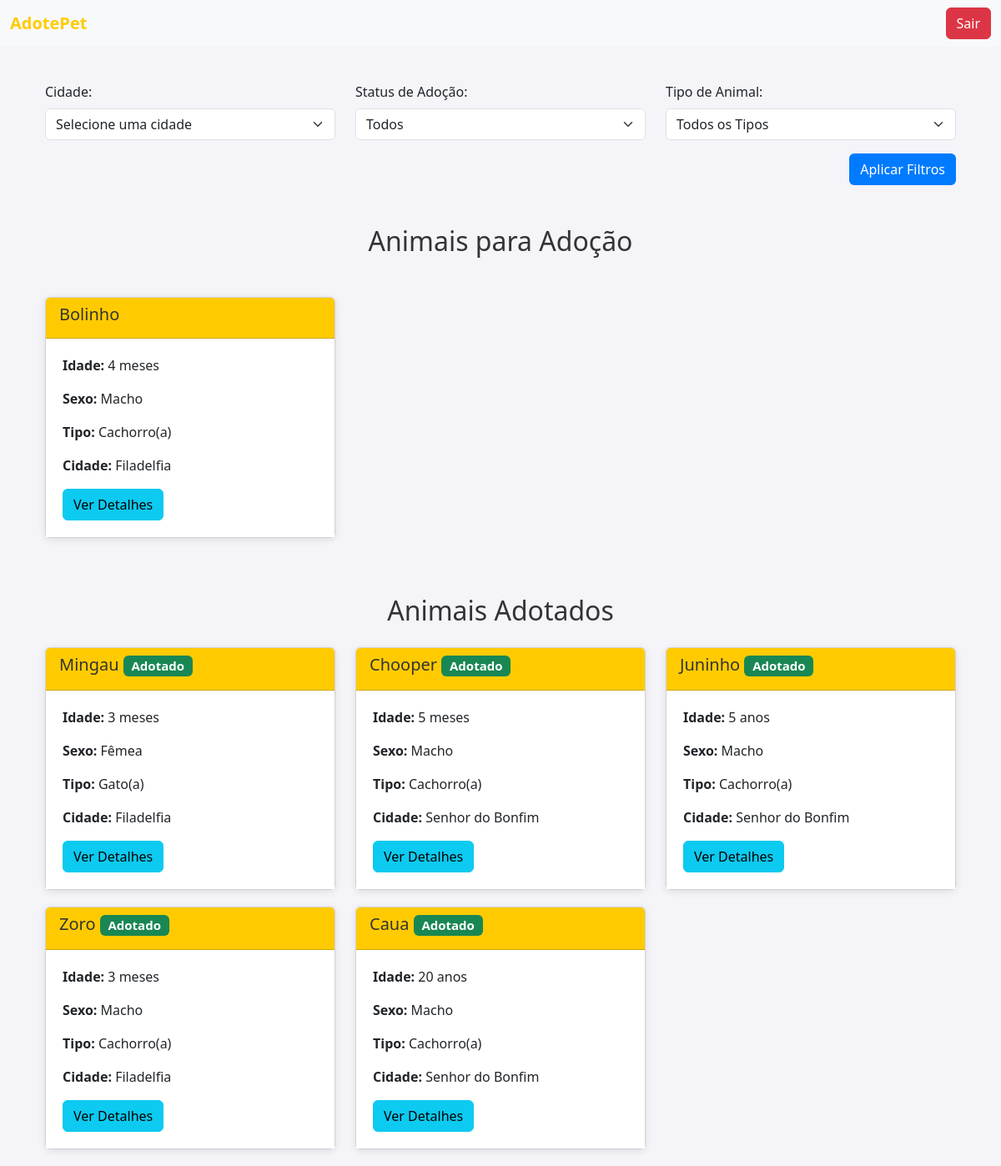
The page /lista-animais/ (signed in) on the database as committed earlier.
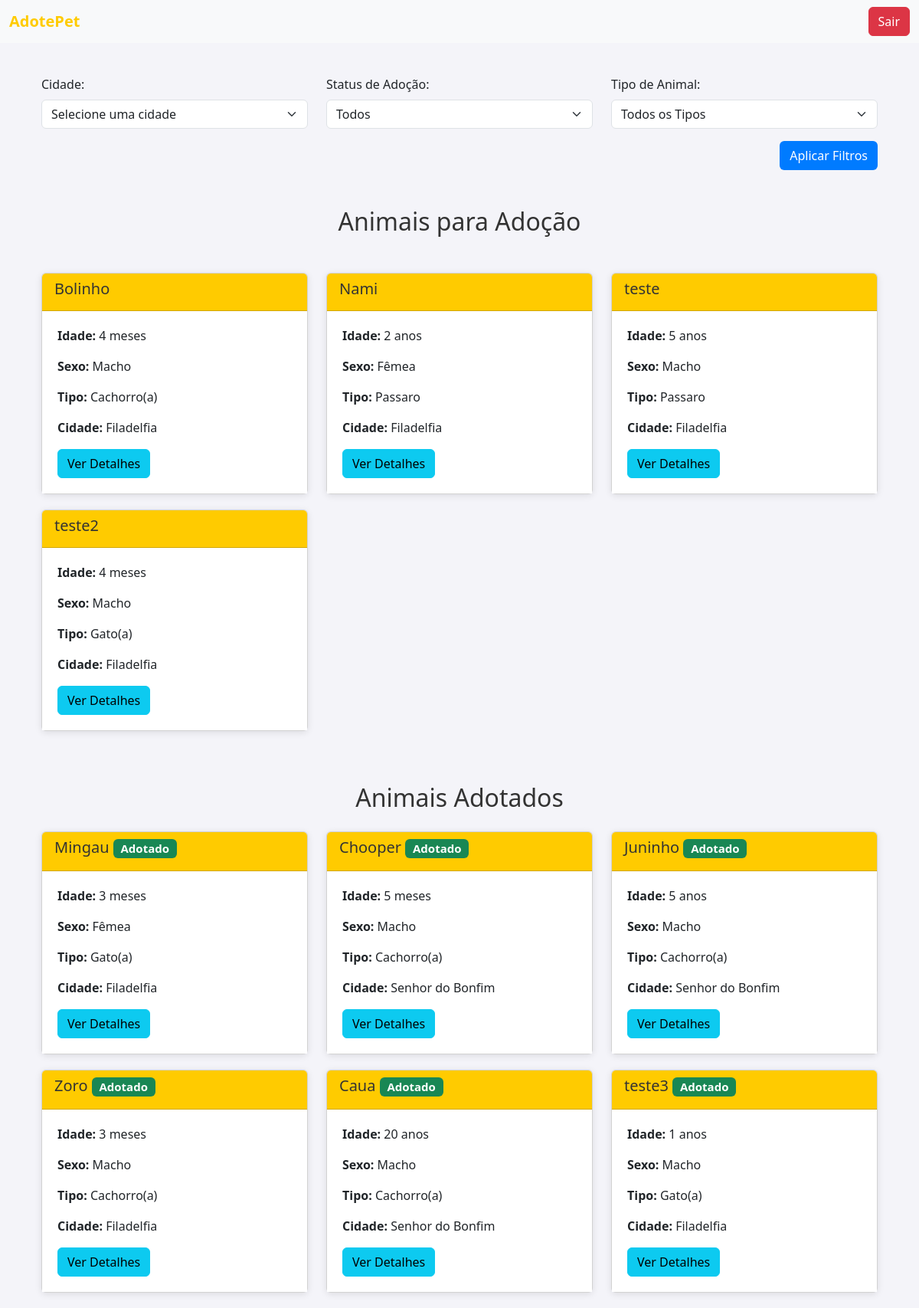
The same page on the database as committed later.
### adote/models.py (models this page shows, shortened)
class Animal(models.Model):
    nome = models.CharField(max_length=100)
    idade_anos = models.PositiveIntegerField(
        blank=True, null=True,
        help_text="Preencha apenas se a idade estiver em anos."
    )
    idade_meses = models.PositiveIntegerField(
        blank=True, null=True,
        help_text="Preencha apenas se a idade estiver em meses."
    )
    sexo = models.CharField(max_length=1, choices=SEXO_CHOICES, default='M')
    tipo = models.ForeignKey(TipoAnimal, on_delete=models.CASCADE, related_name="animais")
    descricao = models.TextField(blank=True)
    local = models.ForeignKey(Local, on_delete=models.CASCADE, related_name="animais")
    adotado = models.BooleanField(default=False)
    adotante = models.ForeignKey(
        settings.AUTH_USER_MODEL, null=True, blank=True,
        on_delete=models.SET_NULL, related_name='animais_adotados'
    )
    doador = models.ForeignKey(
        settings.AUTH_USER_MODEL, null=True, blank=True,
        on_delete=models.SET_NULL, related_name='animais_doados'
    )
    foto = models.ImageField(upload_to='fotos_animais/', blank=True, null=True)
    @property
    def idade_formatada(self):
        if self.idade_anos:
            return f"{self.idade_anos} anos"
        elif self.idade_meses:
            return f"{self.idade_meses} meses"
        return "Idade não especificada"
    class Meta:
        verbose_name = "Animal"
        verbose_name_plural = "Animais"

class TipoAnimal(models.Model):
    nome = models.CharField(max_length=50, unique=True)
    descricao = models.TextField(blank=True)
    class Meta:
        verbose_name = "Tipo de Animal"
        verbose_name_plural = "Tipos de Animais"

class Local(models.Model):
    cidade = models.CharField(max_length=100)
    estado = models.CharField(max_length=50)
    class Meta:
        verbose_name = "Local"
        verbose_name_plural = "Locais"

### adote/views.py (the view)
# urls.py: path('lista-animais/', views.lista_animais, name='lista_animais'),
@login_required
def lista_animais(request):
    animais = Animal.objects.all()
    locais = Local.objects.all()
    tipos = TipoAnimal.objects.all()
    cidade = request.GET.get('cidade')
    if cidade:
        animais = animais.filter(local__cidade=cidade)
    adotado = request.GET.get('adotado')
    if adotado == 'adotados':
        animais = animais.filter(adotado=True)
    elif adotado == 'nao_adotados':
        animais = animais.filter(adotado=False)
    tipo_animal = request.GET.get('tipo')
    if tipo_animal:
        animais = animais.filter(tipo__nome=tipo_animal)
    context = {
        'animais': animais,
        'locais': locais,
        'tipos': tipos,
    }
    return render(request, 'lista_animais.html', context)

### adote/models.py (called while the page is built)
    def is_doador(self):
        return self.tipo_usuario == 'doador'

### adote/templates/lista_animais.html (shortened to what this page needs)
{% extends 'base.html' %}
{% block content %}
    <div class="container mt-5">
        <form method="get" action="" class="filter-form mb-5">
            <div class="row">
                <div class="form-group col-md-4">
                    <label for="cidade" class="form-label">Cidade:</label>
                    <select name="cidade" id="cidade" class="form-select">
                        <option value="">Selecione uma cidade</option>
                    </select>
                </div>
                <div class="form-group col-md-4">
                    <label for="adotado" class="form-label">Status de Adoção:</label>
                    <select name="adotado" id="adotado" class="form-select">
                        <option value="">Todos</option>
                    </select>
                </div>
                <div class="form-group col-md-4">
                    <label for="tipo" class="form-label">Tipo de Animal:</label>
                    <select name="tipo" id="tipo" class="form-select">
                        <option value="">Todos os Tipos</option>
                    </select>
                </div>
            </div>
            <div class="d-flex justify-content-end align-items-center mt-3">
                <button type="submit" class="btn btn-custom">Aplicar Filtros</button>
            </div>
        </form>
        {% if request.GET.adotado != 'adotados' %}
            <h2 class="text-center mb-5">Animais para Adoção</h2>
            <div class="row">
                {% for animal in animais %}
                    {% if not animal.adotado %}
                        <div class="col-md-4">
                            <div class="card">
                                <div class="card-header">
                                    <h5 class="card-title">{{ animal.nome }}</h5>
                                </div>
                                <div class="card-body">
                                    <p><strong>Idade:</strong> {{ animal.idade_formatada }}</p>
                                    <p><strong>Sexo:</strong> {{ animal.get_sexo_display }}</p>
                                    <p><strong>Tipo:</strong> {{ animal.tipo.nome }}</p>
                                    <p><strong>Cidade:</strong> {{ animal.local.cidade }}</p>
                                    <a href="{% url 'detalhes_animal' animal.id %}" class="btn btn-info">Ver Detalhes</a>
                                </div>
                            </div>
                        </div>
                    {% endif %}
                {% empty %}
                    <div class="col-12">
                        <div class="alert alert-warning" role="alert">
                            Nenhum animal disponível para adoção.
                        </div>
                    </div>
                {% endfor %}
            </div>
        {% endif %}
        {% if request.GET.adotado != 'nao_adotados' %}
            <div class="row mt-5">
                <h2 class="text-center mb-4">Animais Adotados</h2>
                {% for animal in animais %}
                    {% if animal.adotado %}
                        <div class="col-md-4">
                            <div class="card">
                                <div class="card-header">
                                    <h5 class="card-title">{{ animal.nome }} <span class="badge bg-success">Adotado</span></h5>
                                </div>
                                <div class="card-body">
                                    <p><strong>Idade:</strong> {{ animal.idade_formatada }}</p>
                                    <p><strong>Sexo:</strong> {{ animal.get_sexo_display }}</p>
                                    <p><strong>Tipo:</strong> {{ animal.tipo.nome }}</p>
                                    <p><strong>Cidade:</strong> {{ animal.local.cidade }}</p>
                                    <a href="{% url 'detalhes_animal' animal.id %}" class="btn btn-info">Ver Detalhes</a>
                                </div>
                            </div>
                        </div>
                    {% endif %}
                {% empty %}
                    <div class="col-12">
                        <div class="alert alert-warning" role="alert">
                            Nenhum animal adotado encontrado.
                        </div>
                    </div>
                {% endfor %}
            </div>
        {% endif %}
    </div>
{% endblock %}

### adote/templates/base.html (shortened to what this page needs)
<!DOCTYPE html>
<html lang="pt-br">
<head>
    <link href="https://cdn.jsdelivr.net/npm/bootstrap@5.3.0-alpha1/dist/css/bootstrap.min.css" rel="stylesheet">
</head>
<body>
    <nav class="navbar navbar-expand-lg navbar-light bg-light fixed-top">
        <div class="container-fluid">
            <a class="navbar-brand" href="{% url 'pagina_inicial' %}">AdotePet</a>
            <div class="collapse navbar-collapse" id="navbarNav">
                <ul class="navbar-nav ms-auto">
                    {% if user.is_authenticated %}
                        <li class="nav-item">
                            <form action="{% url 'logout' %}" method="POST" class="d-inline">
                                <button type="submit" class="btn btn-danger">Sair</button>
                            </form>
                        </li>
                    {% endif %}
                </ul>
            </div>
        </div>
    </nav>
    <div class="container mt-5">
        {% block content %}
        {% endblock %}
    </div>
</body>
</html>

### adote/templates/base.html (style rules this page uses)
body { background-color: #f4f4f9; padding-top: 50px; }
.navbar-brand { font-weight: bold; color: #ffcb00; }
.card { margin-bottom: 20px; box-shadow: 0 2px 10px rgba(0, 0, 0, 0.1); }
.card-header { background-color: #ffcb00; font-weight: bold; color: #333; }
.card-body { background-color: white; padding: 20px; }
h1, h2 { color: #333; margin-bottom: 20px; }
.btn-custom { background-color: #007bff; color: white; }

Rows that differ between the two databases and show on the page:
added Animal: nome "Nami", idade_formatada "2 anos", sexo "Fêmea", tipo.nome "Passaro", local.cidade "Filadelfia", shown under "Animais para Adoção"
added Animal: nome "teste", idade_formatada "5 anos", sexo "Macho", tipo.nome "Passaro", local.cidade "Filadelfia", shown under "Animais para Adoção"
added Animal: nome "teste2", idade_formatada "4 meses", sexo "Macho", tipo.nome "Gato(a)", local.cidade "Filadelfia", shown under "Animais para Adoção"
added Animal: nome "teste3", idade_formatada "1 anos", sexo "Macho", tipo.nome "Gato(a)", local.cidade "Filadelfia", shown under "Animais Adotados"
